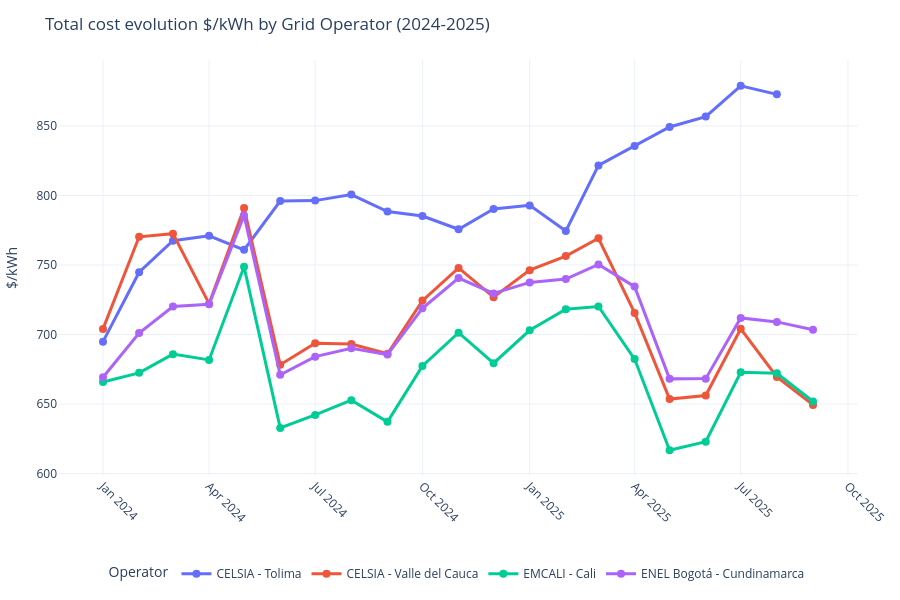

The notebook cell saved with this chart:
### Markdown cell above
> If we break down the line by operator, we find something very interesting: Only `CELSIA Tolima` has a sharp incrementing cost over time. Other operators show a price drop from May/2024.

### Code cell
# Data (same as before)
data = df.groupby(['date', 'grid_operator'])['total_c_kWh'].mean().reset_index()

# JEKYLL_INCLUDE: plotly-q5-by-operator.html
# Plotly interactive version
fig2 = px.line(
    data,
    x='date',
    y='total_c_kWh',
    color='grid_operator',
    markers=True,
    title='Total cost evolution $/kWh by Grid Operator (2024-2025)',
    labels={'total_c_kWh': '$/kWh', 'date': '', 'grid_operator': 'Operator'},
    hover_data={'total_c_kWh': ':.2f'}
)

fig2.update_layout(
    xaxis_tickangle=45,
    template='plotly_white',
    height=600,
    hovermode='x unified',
    legend_title_text='Operator',
    legend=dict(
        orientation="h",      # Horizontal orientation
        yanchor="top",        # Anchor the top of the legend box
        y=-0.2,               # Position it below the x-axis (negative value)
        xanchor="center",     # Anchor the center of the legend box
        x=0.5                 # Center it horizontally relative to the plot
    ),
    margin=dict(l=40, r=40, t=60, b=60)
)

fig2.update_traces(line=dict(width=3), marker=dict(size=8))

# Export for Jekyll
fig2.write_html(
    "../_includes/posts/electricity-rates/plotly-q5-by-operator.html",
    full_html=False,
    include_plotlyjs="cdn"
)

fig2.show()   # ← previews interactively in the notebook

### Figure 1 — Plotly figure (JSON) as saved in the notebook; plotly's stock layout.template omitted (floating-point values rounded to 4 significant figures)
{"data": [{"hovertemplate": "Operator=CELSIA - Tolima<br>=%{x}<br>$/kWh=%{y:.2f}<extra></extra>", "legendgroup": "CELSIA - Tolima", "line": {"color": "#636efa", "dash": "solid", "width": 3}, "marker": {"size": 8, "symbol": "circle"}, "mode": "lines+markers", "name": "CELSIA - Tolima", "orientation": "v", "showlegend": true, "type": "scatter", "x": ["2024-01-01T00:00:00", "2024-02-01T00:00:00", "2024-03-01T00:00:00", "2024-04-01T00:00:00", "2024-05-01T00:00:00", "2024-06-01T00:00:00", "2024-07-01T00:00:00", "2024-08-01T00:00:00", "2024-09-01T00:00:00", "2024-10-01T00:00:00", "2024-11-01T00:00:00", "2024-12-01T00:00:00", "2025-01-01T00:00:00", "2025-02-01T00:00:00", "2025-03-01T00:00:00", "2025-04-01T00:00:00", "2025-05-01T00:00:00", "2025-06-01T00:00:00", "2025-07-01T00:00:00", "2025-08-01T00:00:00", "2025-09-01T00:00:00"], "xaxis": "x", "y": [694.9, 744.8, 767.4, 770.9, 760.9, 796.0, 796.3, 800.6, 788.4, 785.2, 775.7, 790.3, 792.9, 774.5, 821.6, 835.6, 849.2, 856.7, 878.9, 872.7, NaN], "yaxis": "y"}, {"hovertemplate": "Operator=CELSIA - Valle del Cauca<br>=%{x}<br>$/kWh=%{y:.2f}<extra></extra>", "legendgroup": "CELSIA - Valle del Cauca", "line": {"color": "#EF553B", "dash": "solid", "width": 3}, "marker": {"size": 8, "symbol": "circle"}, "mode": "lines+markers", "name": "CELSIA - Valle del Cauca", "orientation": "v", "showlegend": true, "type": "scatter", "x": ["2024-01-01T00:00:00", "2024-02-01T00:00:00", "2024-03-01T00:00:00", "2024-04-01T00:00:00", "2024-05-01T00:00:00", "2024-06-01T00:00:00", "2024-07-01T00:00:00", "2024-08-01T00:00:00", "2024-09-01T00:00:00", "2024-10-01T00:00:00", "2024-11-01T00:00:00", "2024-12-01T00:00:00", "2025-01-01T00:00:00", "2025-02-01T00:00:00", "2025-03-01T00:00:00", "2025-04-01T00:00:00", "2025-05-01T00:00:00", "2025-06-01T00:00:00", "2025-07-01T00:00:00", "2025-08-01T00:00:00", "2025-09-01T00:00:00"], "xaxis": "x", "y": [704.0, 770.3, 772.5, 722.2, 790.9, 678.3, 693.7, 693.2, 686.1, 724.4, 747.9, 726.8, 746.3, 756.4, 769.2, 715.6, 653.6, 656.1, 704.1, 669.5, 649.4], "yaxis": "y"}, {"hovertemplate": "Operator=EMCALI - Cali<br>=%{x}<br>$/kWh=%{y:.2f}<extra></extra>", "legendgroup": "EMCALI - Cali", "line": {"color": "#00cc96", "dash": "solid", "width": 3}, "marker": {"size": 8, "symbol": "circle"}, "mode": "lines+markers", "name": "EMCALI - Cali", "orientation": "v", "showlegend": true, "type": "scatter", "x": ["2024-01-01T00:00:00", "2024-02-01T00:00:00", "2024-03-01T00:00:00", "2024-04-01T00:00:00", "2024-05-01T00:00:00", "2024-06-01T00:00:00", "2024-07-01T00:00:00", "2024-08-01T00:00:00", "2024-09-01T00:00:00", "2024-10-01T00:00:00", "2024-11-01T00:00:00", "2024-12-01T00:00:00", "2025-01-01T00:00:00", "2025-02-01T00:00:00", "2025-03-01T00:00:00", "2025-04-01T00:00:00", "2025-05-01T00:00:00", "2025-06-01T00:00:00", "2025-07-01T00:00:00", "2025-08-01T00:00:00", "2025-09-01T00:00:00"], "xaxis": "x", "y": [665.8, 672.4, 685.9, 681.7, 748.7, 632.8, 642.2, 652.8, 637.2, 677.4, 701.3, 679.4, 703.1, 718.1, 720.2, 682.3, 616.8, 622.9, 672.8, 672.2, 651.9], "yaxis": "y"}, {"hovertemplate": "Operator=ENEL Bogotá - Cundinamarca<br>=%{x}<br>$/kWh=%{y:.2f}<extra></extra>", "legendgroup": "ENEL Bogotá - Cundinamarca", "line": {"color": "#ab63fa", "dash": "solid", "width": 3}, "marker": {"size": 8, "symbol": "circle"}, "mode": "lines+markers", "name": "ENEL Bogotá - Cundinamarca", "orientation": "v", "showlegend": true, "type": "scatter", "x": ["2024-01-01T00:00:00", "2024-02-01T00:00:00", "2024-03-01T00:00:00", "2024-04-01T00:00:00", "2024-05-01T00:00:00", "2024-06-01T00:00:00", "2024-07-01T00:00:00", "2024-08-01T00:00:00", "2024-09-01T00:00:00", "2024-10-01T00:00:00", "2024-11-01T00:00:00", "2024-12-01T00:00:00", "2025-01-01T00:00:00", "2025-02-01T00:00:00", "2025-03-01T00:00:00", "2025-04-01T00:00:00", "2025-05-01T00:00:00", "2025-06-01T00:00:00", "2025-07-01T00:00:00", "2025-08-01T00:00:00", "2025-09-01T00:00:00"], "xaxis": "x", "y": [669.3, 701.1, 720.1, 721.8, 785.7, 671.0, 684.1, 690.1, 685.6, 718.9, 740.6, 729.6, 737.5, 739.9, 750.4, 734.5, 668.1, 668.3, 711.9, 709.1, 703.4], "yaxis": "y"}], "layout": {"height": 600, "hovermode": "x unified", "legend": {"orientation": "h", "title": {"text": "Operator"}, "tracegroupgap": 0, "x": 0.5, "xanchor": "center", "y": -0.2, "yanchor": "top"}, "margin": {"b": 60, "l": 40, "r": 40, "t": 60}, "title": {"text": "Total cost evolution $/kWh by Grid Operator (2024-2025)"}, "xaxis": {"anchor": "y", "domain": [0, 1], "tickangle": 45, "title": {"text": ""}}, "yaxis": {"anchor": "x", "domain": [0, 1], "title": {"text": "$/kWh"}}}}
